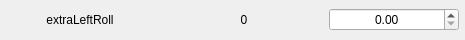
                      <widget class="QFrame" name="frame_70">
                       <property name="minimumSize">
                        <size>
                         <width>465</width>
                         <height>40</height>
                        </size>
                       </property>
                       <property name="maximumSize">
                        <size>
                         <width>465</width>
                         <height>40</height>
                        </size>
                       </property>
                       <property name="frameShape">
                        <enum>QFrame::NoFrame</enum>
                       </property>
                       <property name="frameShadow">
                        <enum>QFrame::Sunken</enum>
                       </property>
                       <layout class="QHBoxLayout" name="horizontalLayout_72">
                        <property name="spacing">
                         <number>5</number>
                        </property>
                        <property name="leftMargin">
                         <number>0</number>
                        </property>
                        <property name="topMargin">
                         <number>0</number>
                        </property>
                        <property name="rightMargin">
                         <number>5</number>
                        </property>
                        <property name="bottomMargin">
                         <number>0</number>
                        </property>
                        <item>
                         <widget class="QLabel" name="label_143">
                          <property name="minimumSize">
                           <size>
                            <width>158</width>
                            <height>0</height>
                           </size>
                          </property>
                          <property name="maximumSize">
                           <size>
                            <width>158</width>
                            <height>16777215</height>
                           </size>
                          </property>
                          <property name="text">
                           <string>extraLeftRoll</string>
                          </property>
                          <property name="alignment">
                           <set>Qt::AlignCenter</set>
                          </property>
                         </widget>
                        </item>
                        <item>
                         <widget class="QLabel" name="label_144">
                          <property name="minimumSize">
                           <size>
                            <width>158</width>
                            <height>0</height>
                           </size>
                          </property>
                          <property name="maximumSize">
                           <size>
                            <width>158</width>
                            <height>16777215</height>
                           </size>
                          </property>
                          <property name="text">
                           <string>0</string>
                          </property>
                          <property name="alignment">
                           <set>Qt::AlignCenter</set>
                          </property>
                         </widget>
                        </item>
                        <item>
                         <widget class="QDoubleSpinBox" name="doubleSpinBox_69">
                          <property name="minimumSize">
                           <size>
                            <width>130</width>
                            <height>0</height>
                           </size>
                          </property>
                          <property name="maximumSize">
                           <size>
                            <width>130</width>
                            <height>16777215</height>
                           </size>
                          </property>
                          <property name="styleSheet">
                           <string notr="true"/>
                          </property>
                          <property name="alignment">
                           <set>Qt::AlignCenter</set>
                          </property>
                         </widget>
                        </item>
                       </layout>
                      </widget>
